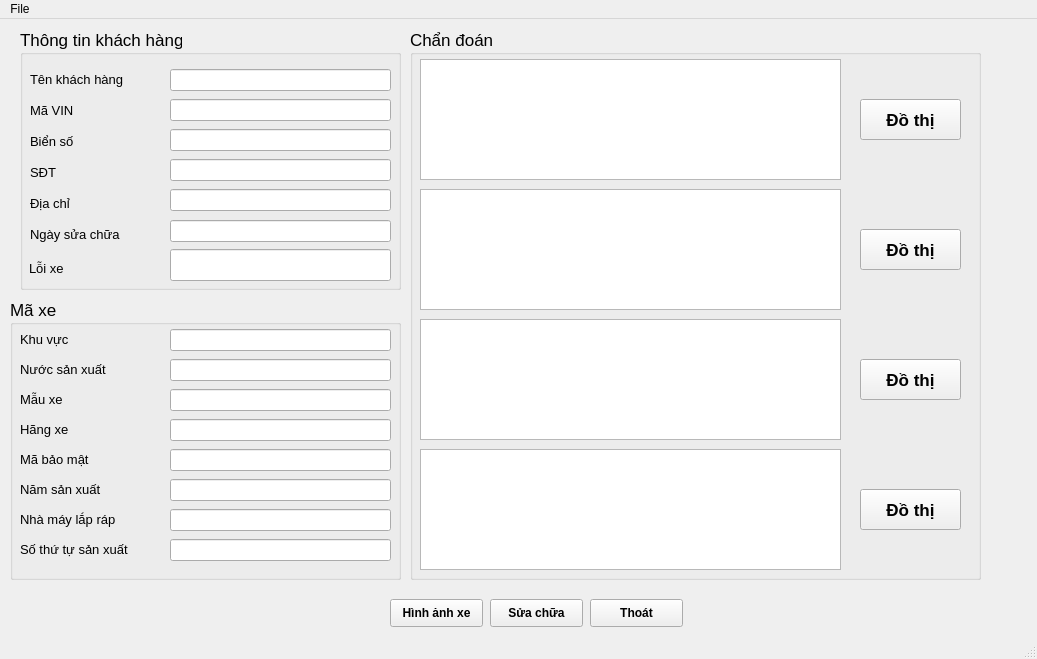
<?xml version="1.0" encoding="UTF-8"?>
<ui version="4.0">
 <class>MainWindow</class>
 <widget class="QMainWindow" name="MainWindow">
  <property name="geometry">
   <rect>
    <x>0</x>
    <y>0</y>
    <width>1037</width>
    <height>659</height>
   </rect>
  </property>
  <property name="windowTitle">
   <string>Khách hàng và dữ liệu lỗi</string>
  </property>
  <widget class="QWidget" name="centralwidget">
   <widget class="QGroupBox" name="GB_information_custom">
    <property name="geometry">
     <rect>
      <x>20</x>
      <y>10</y>
      <width>381</width>
      <height>261</height>
     </rect>
    </property>
    <property name="font">
     <font>
      <pointsize>13</pointsize>
     </font>
    </property>
    <property name="title">
     <string>Thông tin khách hàng</string>
    </property>
    <widget class="QLabel" name="label_address">
     <property name="geometry">
      <rect>
       <x>10</x>
       <y>164</y>
       <width>51</width>
       <height>21</height>
      </rect>
     </property>
     <property name="font">
      <font>
       <pointsize>10</pointsize>
      </font>
     </property>
     <property name="text">
      <string>Địa chỉ</string>
     </property>
    </widget>
    <widget class="QLabel" name="label_name">
     <property name="geometry">
      <rect>
       <x>10</x>
       <y>40</y>
       <width>117</width>
       <height>21</height>
      </rect>
     </property>
     <property name="font">
      <font>
       <pointsize>10</pointsize>
      </font>
     </property>
     <property name="text">
      <string>Tên khách hàng</string>
     </property>
    </widget>
    <widget class="QLabel" name="label_fix_car">
     <property name="geometry">
      <rect>
       <x>9</x>
       <y>229</y>
       <width>110</width>
       <height>21</height>
      </rect>
     </property>
     <property name="font">
      <font>
       <pointsize>10</pointsize>
      </font>
     </property>
     <property name="text">
      <string>Lỗi xe</string>
     </property>
    </widget>
    <widget class="QLabel" name="label_date_fix">
     <property name="geometry">
      <rect>
       <x>10</x>
       <y>195</y>
       <width>110</width>
       <height>21</height>
      </rect>
     </property>
     <property name="font">
      <font>
       <pointsize>10</pointsize>
      </font>
     </property>
     <property name="text">
      <string>Ngày sửa chữa</string>
     </property>
    </widget>
    <widget class="QLabel" name="label_lices_num">
     <property name="geometry">
      <rect>
       <x>10</x>
       <y>102</y>
       <width>55</width>
       <height>21</height>
      </rect>
     </property>
     <property name="font">
      <font>
       <pointsize>10</pointsize>
      </font>
     </property>
     <property name="text">
      <string>Biển số</string>
     </property>
    </widget>
    <widget class="QLabel" name="label_num_vin">
     <property name="geometry">
      <rect>
       <x>10</x>
       <y>71</y>
       <width>54</width>
       <height>21</height>
      </rect>
     </property>
     <property name="font">
      <font>
       <pointsize>10</pointsize>
      </font>
     </property>
     <property name="text">
      <string>Mã VIN</string>
     </property>
    </widget>
    <widget class="QLabel" name="label_num_phone">
     <property name="geometry">
      <rect>
       <x>10</x>
       <y>133</y>
       <width>31</width>
       <height>21</height>
      </rect>
     </property>
     <property name="font">
      <font>
       <pointsize>10</pointsize>
      </font>
     </property>
     <property name="text">
      <string>SĐT</string>
     </property>
    </widget>
    <widget class="QLineEdit" name="LE_name">
     <property name="geometry">
      <rect>
       <x>150</x>
       <y>40</y>
       <width>221</width>
       <height>22</height>
      </rect>
     </property>
     <property name="font">
      <font>
       <pointsize>10</pointsize>
      </font>
     </property>
     <property name="readOnly">
      <bool>true</bool>
     </property>
    </widget>
    <widget class="QLineEdit" name="LE_num_vin">
     <property name="geometry">
      <rect>
       <x>150</x>
       <y>70</y>
       <width>221</width>
       <height>22</height>
      </rect>
     </property>
     <property name="font">
      <font>
       <pointsize>10</pointsize>
      </font>
     </property>
     <property name="readOnly">
      <bool>true</bool>
     </property>
    </widget>
    <widget class="QLineEdit" name="LE_lices_num">
     <property name="geometry">
      <rect>
       <x>150</x>
       <y>100</y>
       <width>221</width>
       <height>22</height>
      </rect>
     </property>
     <property name="font">
      <font>
       <pointsize>10</pointsize>
      </font>
     </property>
     <property name="readOnly">
      <bool>true</bool>
     </property>
    </widget>
    <widget class="QLineEdit" name="LE_num_phone">
     <property name="geometry">
      <rect>
       <x>150</x>
       <y>130</y>
       <width>221</width>
       <height>22</height>
      </rect>
     </property>
     <property name="font">
      <font>
       <pointsize>10</pointsize>
      </font>
     </property>
     <property name="readOnly">
      <bool>true</bool>
     </property>
    </widget>
    <widget class="QLineEdit" name="LE_address">
     <property name="geometry">
      <rect>
       <x>150</x>
       <y>160</y>
       <width>221</width>
       <height>22</height>
      </rect>
     </property>
     <property name="font">
      <font>
       <pointsize>10</pointsize>
      </font>
     </property>
     <property name="readOnly">
      <bool>true</bool>
     </property>
    </widget>
    <widget class="QLineEdit" name="LE_date_fix">
     <property name="geometry">
      <rect>
       <x>150</x>
       <y>191</y>
       <width>221</width>
       <height>22</height>
      </rect>
     </property>
     <property name="font">
      <font>
       <pointsize>10</pointsize>
      </font>
     </property>
     <property name="readOnly">
      <bool>true</bool>
     </property>
    </widget>
    <widget class="QLineEdit" name="LE_fix_car">
     <property name="geometry">
      <rect>
       <x>150</x>
       <y>220</y>
       <width>221</width>
       <height>32</height>
      </rect>
     </property>
     <property name="font">
      <font>
       <pointsize>10</pointsize>
      </font>
     </property>
     <property name="readOnly">
      <bool>true</bool>
     </property>
    </widget>
   </widget>
   <widget class="QGroupBox" name="GB_car_number_VIN">
    <property name="geometry">
     <rect>
      <x>10</x>
      <y>280</y>
      <width>391</width>
      <height>281</height>
     </rect>
    </property>
    <property name="font">
     <font>
      <pointsize>13</pointsize>
     </font>
    </property>
    <property name="title">
     <string>Mã xe </string>
    </property>
    <widget class="QLabel" name="label_area">
     <property name="geometry">
      <rect>
       <x>10</x>
       <y>30</y>
       <width>117</width>
       <height>21</height>
      </rect>
     </property>
     <property name="font">
      <font>
       <pointsize>10</pointsize>
      </font>
     </property>
     <property name="text">
      <string>Khu vực</string>
     </property>
    </widget>
    <widget class="QLabel" name="label_product_date">
     <property name="geometry">
      <rect>
       <x>10</x>
       <y>180</y>
       <width>117</width>
       <height>21</height>
      </rect>
     </property>
     <property name="font">
      <font>
       <pointsize>10</pointsize>
      </font>
     </property>
     <property name="text">
      <string>Năm sản xuất</string>
     </property>
    </widget>
    <widget class="QLabel" name="label_sec_num">
     <property name="geometry">
      <rect>
       <x>10</x>
       <y>150</y>
       <width>117</width>
       <height>21</height>
      </rect>
     </property>
     <property name="font">
      <font>
       <pointsize>10</pointsize>
      </font>
     </property>
     <property name="text">
      <string>Mã bảo mật</string>
     </property>
    </widget>
    <widget class="QLabel" name="label_num_product">
     <property name="geometry">
      <rect>
       <x>10</x>
       <y>240</y>
       <width>141</width>
       <height>21</height>
      </rect>
     </property>
     <property name="font">
      <font>
       <pointsize>10</pointsize>
      </font>
     </property>
     <property name="text">
      <string>Số thứ tự sản xuất</string>
     </property>
    </widget>
    <widget class="QLabel" name="label_factory">
     <property name="geometry">
      <rect>
       <x>10</x>
       <y>210</y>
       <width>131</width>
       <height>21</height>
      </rect>
     </property>
     <property name="font">
      <font>
       <pointsize>10</pointsize>
      </font>
     </property>
     <property name="text">
      <string>Nhà máy lắp ráp</string>
     </property>
    </widget>
    <widget class="QLabel" name="label_car_model">
     <property name="geometry">
      <rect>
       <x>10</x>
       <y>90</y>
       <width>117</width>
       <height>21</height>
      </rect>
     </property>
     <property name="font">
      <font>
       <pointsize>10</pointsize>
      </font>
     </property>
     <property name="text">
      <string>Mẫu xe</string>
     </property>
    </widget>
    <widget class="QLabel" name="label_name_car">
     <property name="geometry">
      <rect>
       <x>10</x>
       <y>120</y>
       <width>117</width>
       <height>21</height>
      </rect>
     </property>
     <property name="font">
      <font>
       <pointsize>10</pointsize>
      </font>
     </property>
     <property name="text">
      <string>Hãng xe</string>
     </property>
    </widget>
    <widget class="QLabel" name="label_contry">
     <property name="geometry">
      <rect>
       <x>10</x>
       <y>60</y>
       <width>117</width>
       <height>21</height>
      </rect>
     </property>
     <property name="font">
      <font>
       <pointsize>10</pointsize>
      </font>
     </property>
     <property name="text">
      <string>Nước sản xuất</string>
     </property>
    </widget>
    <widget class="QWidget" name="widget_vin_num" native="true">
     <property name="geometry">
      <rect>
       <x>410</x>
       <y>-270</y>
       <width>381</width>
       <height>251</height>
      </rect>
     </property>
    </widget>
    <widget class="QLineEdit" name="LE_area">
     <property name="geometry">
      <rect>
       <x>160</x>
       <y>30</y>
       <width>221</width>
       <height>22</height>
      </rect>
     </property>
     <property name="font">
      <font>
       <pointsize>10</pointsize>
      </font>
     </property>
     <property name="readOnly">
      <bool>true</bool>
     </property>
    </widget>
    <widget class="QLineEdit" name="LE_country">
     <property name="geometry">
      <rect>
       <x>160</x>
       <y>60</y>
       <width>221</width>
       <height>22</height>
      </rect>
     </property>
     <property name="font">
      <font>
       <pointsize>10</pointsize>
      </font>
     </property>
     <property name="readOnly">
      <bool>true</bool>
     </property>
    </widget>
    <widget class="QLineEdit" name="LE_car_model">
     <property name="geometry">
      <rect>
       <x>160</x>
       <y>90</y>
       <width>221</width>
       <height>22</height>
      </rect>
     </property>
     <property name="font">
      <font>
       <pointsize>10</pointsize>
      </font>
     </property>
     <property name="readOnly">
      <bool>true</bool>
     </property>
    </widget>
    <widget class="QLineEdit" name="LE_car_name">
     <property name="geometry">
      <rect>
       <x>160</x>
       <y>120</y>
       <width>221</width>
       <height>22</height>
      </rect>
     </property>
     <property name="font">
      <font>
       <pointsize>10</pointsize>
      </font>
     </property>
     <property name="readOnly">
      <bool>true</bool>
     </property>
    </widget>
    <widget class="QLineEdit" name="LE_sec_num">
     <property name="geometry">
      <rect>
       <x>160</x>
       <y>150</y>
       <width>221</width>
       <height>22</height>
      </rect>
     </property>
     <property name="font">
      <font>
       <pointsize>10</pointsize>
      </font>
     </property>
     <property name="readOnly">
      <bool>true</bool>
     </property>
    </widget>
    <widget class="QLineEdit" name="LE_product_date">
     <property name="geometry">
      <rect>
       <x>160</x>
       <y>180</y>
       <width>221</width>
       <height>22</height>
      </rect>
     </property>
     <property name="font">
      <font>
       <pointsize>10</pointsize>
      </font>
     </property>
     <property name="readOnly">
      <bool>true</bool>
     </property>
    </widget>
    <widget class="QLineEdit" name="LE_factory">
     <property name="geometry">
      <rect>
       <x>160</x>
       <y>210</y>
       <width>221</width>
       <height>22</height>
      </rect>
     </property>
     <property name="font">
      <font>
       <pointsize>10</pointsize>
      </font>
     </property>
     <property name="readOnly">
      <bool>true</bool>
     </property>
    </widget>
    <widget class="QLineEdit" name="LE_num_product">
     <property name="geometry">
      <rect>
       <x>160</x>
       <y>240</y>
       <width>221</width>
       <height>22</height>
      </rect>
     </property>
     <property name="font">
      <font>
       <pointsize>10</pointsize>
      </font>
     </property>
     <property name="readOnly">
      <bool>true</bool>
     </property>
    </widget>
   </widget>
   <widget class="QGroupBox" name="GB_diagnose">
    <property name="geometry">
     <rect>
      <x>410</x>
      <y>10</y>
      <width>571</width>
      <height>551</height>
     </rect>
    </property>
    <property name="font">
     <font>
      <pointsize>13</pointsize>
     </font>
    </property>
    <property name="title">
     <string>Chẩn đoán</string>
    </property>
    <widget class="QTextEdit" name="TE_diagnose_1">
     <property name="geometry">
      <rect>
       <x>10</x>
       <y>30</y>
       <width>421</width>
       <height>121</height>
      </rect>
     </property>
     <property name="font">
      <font>
       <pointsize>10</pointsize>
      </font>
     </property>
     <property name="readOnly">
      <bool>true</bool>
     </property>
    </widget>
    <widget class="QTextEdit" name="TE_diagnose_2">
     <property name="geometry">
      <rect>
       <x>10</x>
       <y>160</y>
       <width>421</width>
       <height>121</height>
      </rect>
     </property>
     <property name="font">
      <font>
       <pointsize>10</pointsize>
      </font>
     </property>
     <property name="readOnly">
      <bool>true</bool>
     </property>
    </widget>
    <widget class="QTextEdit" name="TE_diagnose_3">
     <property name="geometry">
      <rect>
       <x>10</x>
       <y>290</y>
       <width>421</width>
       <height>121</height>
      </rect>
     </property>
     <property name="font">
      <font>
       <pointsize>10</pointsize>
      </font>
     </property>
     <property name="readOnly">
      <bool>true</bool>
     </property>
    </widget>
    <widget class="QTextEdit" name="TE_diagnose_4">
     <property name="geometry">
      <rect>
       <x>10</x>
       <y>420</y>
       <width>421</width>
       <height>121</height>
      </rect>
     </property>
     <property name="font">
      <font>
       <pointsize>10</pointsize>
      </font>
     </property>
     <property name="readOnly">
      <bool>true</bool>
     </property>
    </widget>
    <widget class="QPushButton" name="BT_graph_1">
     <property name="geometry">
      <rect>
       <x>450</x>
       <y>70</y>
       <width>101</width>
       <height>41</height>
      </rect>
     </property>
     <property name="font">
      <font>
       <weight>75</weight>
       <bold>true</bold>
      </font>
     </property>
     <property name="text">
      <string>Đồ thị</string>
     </property>
    </widget>
    <widget class="QPushButton" name="BT_graph_2">
     <property name="geometry">
      <rect>
       <x>450</x>
       <y>200</y>
       <width>101</width>
       <height>41</height>
      </rect>
     </property>
     <property name="font">
      <font>
       <weight>75</weight>
       <bold>true</bold>
      </font>
     </property>
     <property name="text">
      <string>Đồ thị</string>
     </property>
    </widget>
    <widget class="QPushButton" name="BT_graph_4">
     <property name="geometry">
      <rect>
       <x>450</x>
       <y>330</y>
       <width>101</width>
       <height>41</height>
      </rect>
     </property>
     <property name="font">
      <font>
       <weight>75</weight>
       <bold>true</bold>
      </font>
     </property>
     <property name="text">
      <string>Đồ thị</string>
     </property>
    </widget>
    <widget class="QPushButton" name="BT_graph_5">
     <property name="geometry">
      <rect>
       <x>450</x>
       <y>460</y>
       <width>101</width>
       <height>41</height>
      </rect>
     </property>
     <property name="font">
      <font>
       <weight>75</weight>
       <bold>true</bold>
      </font>
     </property>
     <property name="text">
      <string>Đồ thị</string>
     </property>
    </widget>
   </widget>
   <widget class="QPushButton" name="BT_fix">
    <property name="geometry">
     <rect>
      <x>490</x>
      <y>580</y>
      <width>93</width>
      <height>28</height>
     </rect>
    </property>
    <property name="font">
     <font>
      <weight>75</weight>
      <bold>true</bold>
     </font>
    </property>
    <property name="text">
     <string>Sửa chữa</string>
    </property>
   </widget>
   <widget class="QPushButton" name="BT_graph_fix">
    <property name="geometry">
     <rect>
      <x>390</x>
      <y>580</y>
      <width>93</width>
      <height>28</height>
     </rect>
    </property>
    <property name="font">
     <font>
      <weight>75</weight>
      <bold>true</bold>
     </font>
    </property>
    <property name="text">
     <string>Hình ảnh xe</string>
    </property>
   </widget>
   <widget class="QPushButton" name="BT_cancel">
    <property name="geometry">
     <rect>
      <x>590</x>
      <y>580</y>
      <width>93</width>
      <height>28</height>
     </rect>
    </property>
    <property name="font">
     <font>
      <weight>75</weight>
      <bold>true</bold>
     </font>
    </property>
    <property name="text">
     <string>Thoát</string>
    </property>
   </widget>
  </widget>
  <widget class="QMenuBar" name="menubar">
   <property name="geometry">
    <rect>
     <x>0</x>
     <y>0</y>
     <width>1037</width>
     <height>26</height>
    </rect>
   </property>
   <widget class="QMenu" name="menuEdit">
    <property name="title">
     <string>File</string>
    </property>
    <addaction name="separator"/>
    <addaction name="actionExport"/>
   </widget>
   <addaction name="menuEdit"/>
  </widget>
  <widget class="QStatusBar" name="statusbar"/>
  <action name="QA_actionOpen">
   <property name="checkable">
    <bool>true</bool>
   </property>
   <property name="enabled">
    <bool>true</bool>
   </property>
   <property name="text">
    <string>Open</string>
   </property>
  </action>
  <action name="QA_actionNew">
   <property name="text">
    <string>New</string>
   </property>
  </action>
  <action name="QA_actionSave">
   <property name="text">
    <string>Save</string>
   </property>
  </action>
  <action name="QA_actionSave_as">
   <property name="text">
    <string>Save as</string>
   </property>
  </action>
  <action name="QA_actionPrint">
   <property name="text">
    <string>Print</string>
   </property>
  </action>
  <action name="actionExport">
   <property name="text">
    <string>Export</string>
   </property>
  </action>
 </widget>
 <resources/>
 <connections/>
</ui>
